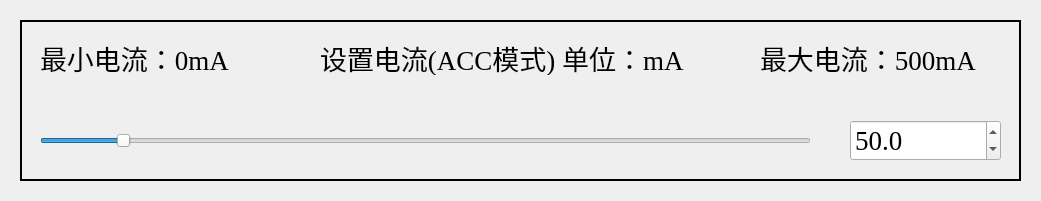
       <widget class="QWidget" name="widgetSetCurSetEDFA_4" native="true">
        <property name="geometry">
         <rect>
          <x>40</x>
          <y>440</y>
          <width>1041</width>
          <height>201</height>
         </rect>
        </property>
        <widget class="QLabel" name="labelBgCurSetEDFA_4">
         <property name="geometry">
          <rect>
           <x>20</x>
           <y>20</y>
           <width>1001</width>
           <height>161</height>
          </rect>
         </property>
         <property name="frameShape">
          <enum>QFrame::WinPanel</enum>
         </property>
         <property name="text">
          <string/>
         </property>
        </widget>
        <widget class="QSlider" name="horizontalSliderCurSetEDFA_4">
         <property name="geometry">
          <rect>
           <x>40</x>
           <y>120</y>
           <width>771</width>
           <height>41</height>
          </rect>
         </property>
         <property name="minimum">
          <number>0</number>
         </property>
         <property name="maximum">
          <number>5000</number>
         </property>
         <property name="singleStep">
          <number>1</number>
         </property>
         <property name="pageStep">
          <number>10</number>
         </property>
         <property name="value">
          <number>500</number>
         </property>
         <property name="orientation">
          <enum>Qt::Horizontal</enum>
         </property>
        </widget>
        <widget class="QLabel" name="labelSetCurSetEDFA_4">
         <property name="geometry">
          <rect>
           <x>320</x>
           <y>40</y>
           <width>391</width>
           <height>35</height>
          </rect>
         </property>
         <property name="sizePolicy">
          <sizepolicy hsizetype="Ignored" vsizetype="Ignored">
           <horstretch>0</horstretch>
           <verstretch>0</verstretch>
          </sizepolicy>
         </property>
         <property name="font">
          <font>
           <family>Times New Roman</family>
           <pointsize>20</pointsize>
          </font>
         </property>
         <property name="text">
          <string>设置电流(ACC模式) 单位：mA</string>
         </property>
        </widget>
        <widget class="QDoubleSpinBox" name="doubleSpinBoxCurSetEDFA_4">
         <property name="geometry">
          <rect>
           <x>850</x>
           <y>120</y>
           <width>151</width>
           <height>41</height>
          </rect>
         </property>
         <property name="sizePolicy">
          <sizepolicy hsizetype="Ignored" vsizetype="Ignored">
           <horstretch>0</horstretch>
           <verstretch>0</verstretch>
          </sizepolicy>
         </property>
         <property name="font">
          <font>
           <family>Times New Roman</family>
           <pointsize>20</pointsize>
          </font>
         </property>
         <property name="decimals">
          <number>1</number>
         </property>
         <property name="minimum">
          <double>0.000000000000000</double>
         </property>
         <property name="maximum">
          <double>500.000000000000000</double>
         </property>
         <property name="singleStep">
          <double>0.100000000000000</double>
         </property>
         <property name="value">
          <double>50.000000000000000</double>
         </property>
        </widget>
        <widget class="QLabel" name="labelHintMaxCurSetEDFA_4">
         <property name="geometry">
          <rect>
           <x>760</x>
           <y>40</y>
           <width>231</width>
           <height>35</height>
          </rect>
         </property>
         <property name="sizePolicy">
          <sizepolicy hsizetype="Ignored" vsizetype="Ignored">
           <horstretch>0</horstretch>
           <verstretch>0</verstretch>
          </sizepolicy>
         </property>
         <property name="font">
          <font>
           <family>Times New Roman</family>
           <pointsize>20</pointsize>
          </font>
         </property>
         <property name="text">
          <string>最大电流：500mA</string>
         </property>
        </widget>
        <widget class="QLabel" name="labelHintMinCurSetEDFA_4">
         <property name="geometry">
          <rect>
           <x>40</x>
           <y>40</y>
           <width>231</width>
           <height>35</height>
          </rect>
         </property>
         <property name="sizePolicy">
          <sizepolicy hsizetype="Ignored" vsizetype="Ignored">
           <horstretch>0</horstretch>
           <verstretch>0</verstretch>
          </sizepolicy>
         </property>
         <property name="font">
          <font>
           <family>Times New Roman</family>
           <pointsize>20</pointsize>
          </font>
         </property>
         <property name="text">
          <string>最小电流：0mA</string>
         </property>
        </widget>
       </widget>
